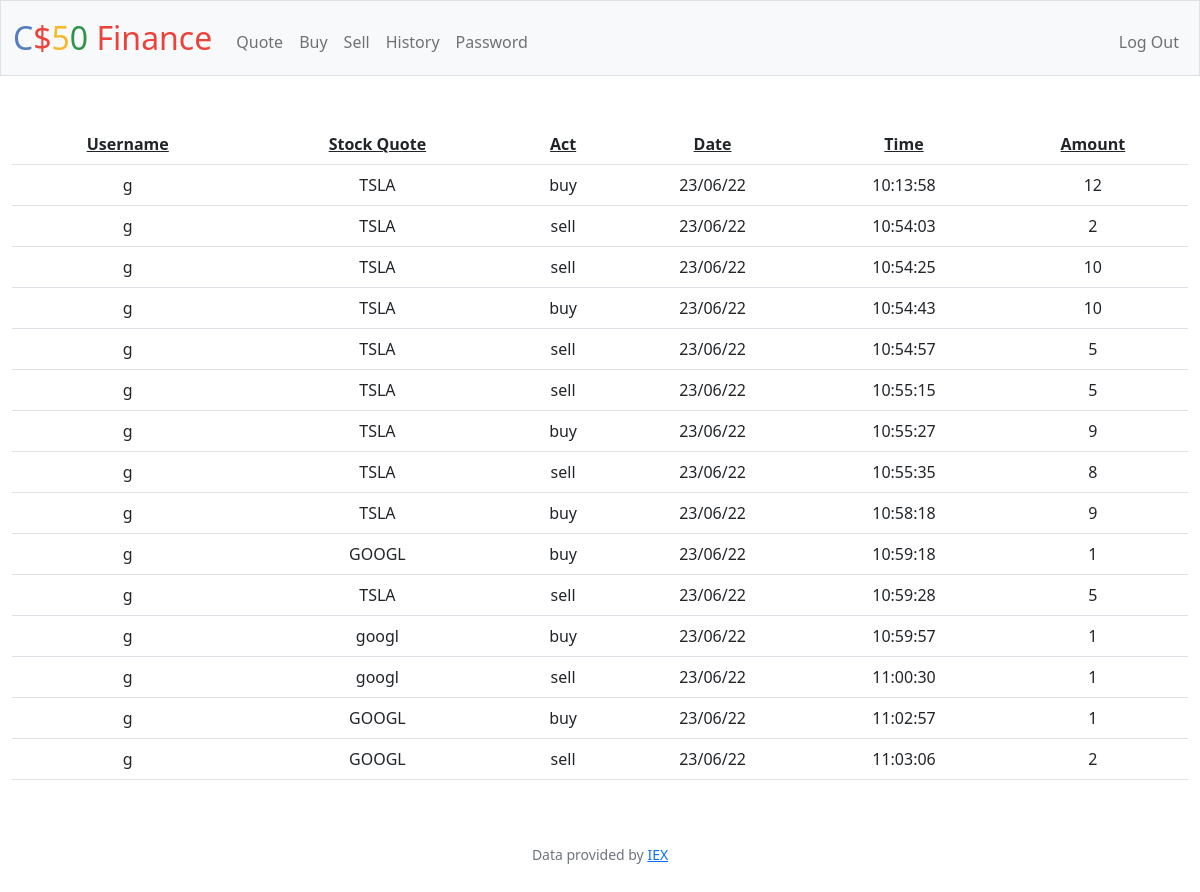
Screenshot of /history (signed in) with the database file from the repository.
### tables this page shows
CREATE TABLE history(user_id INTEGER, stock_quote TEXT, act TEXT, date DATE, time TIME, amount INTEGER);

### app.py (the view)
@app.route("/history")
@login_required
def history():
    current_user = session["user_id"]
    info_from_history = db.execute("SELECT * FROM history WHERE user_id=?", current_user)
    return render_template("history.html", info = info_from_history)

### app.py (called while the page is built)
@app.after_request
def after_request(response):
    response.headers["Cache-Control"] = "no-cache, no-store, must-revalidate"
    response.headers["Expires"] = 0
    response.headers["Pragma"] = "no-cache"
    return response

### helpers.py (called while the page is built)
def login_required(f):
    @wraps(f)
    def decorated_function(*args, **kwargs):
        if session.get("user_id") is None:
            return redirect("/login")
        return f(*args, **kwargs)
    return decorated_function

### templates/history.html (shortened to what this page needs)
{% extends "layout.html" %}
{% block main %}
    <table class="table">
        <tr>
            <th>  <u>Username</u>  </th>
            <th>  <u>Stock Quote</u>  </th>
            <th>  <u>Act</u>  </th>
            <th>  <u>Date</u>  </th>
            <th>  <u>Time</u>  </th>
            <th>  <u>Amount</u>  </th>
        </tr>
        {% for row in info %}
        <tr>
            <td>  {{ row['user_id'] }}  </td>
            <td>  {{ row['stock_quote'] }}  </td>
            <td>  {{ row['act'] }}  </td>
            <td>  {{ row['date'] }}  </td>
            <td>  {{ row['time'] }}  </td>
            <td>  {{ row['amount'] }}  </td>
        </tr>
        {% endfor %}
    </table>
{% endblock %}

### templates/layout.html (shortened to what this page needs)
<!DOCTYPE html>
<html lang="en">
    <head>
        <link href="https://cdn.jsdelivr.net/npm/bootstrap@5.1.3/dist/css/bootstrap.min.css" rel="stylesheet">
        <link href="/static/styles.css" rel="stylesheet">
    </head>
    <body>
        <nav class="bg-light border navbar navbar-expand-md navbar-light">
            <div class="container-fluid">
                <a class="navbar-brand" href="/"><span class="blue">C</span><span class="red">$</span><span class="yellow">5</span><span class="green">0</span> <span class="red">Finance</span></a>
                <div class="collapse navbar-collapse" id="navbar">
                    {% if session["user_id"] %}
                        <ul class="navbar-nav me-auto mt-2">
                            <li class="nav-item"><a class="nav-link" href="/quote">Quote</a></li>
                            <li class="nav-item"><a class="nav-link" href="/buy">Buy</a></li>
                            <li class="nav-item"><a class="nav-link" href="/sell">Sell</a></li>
                            <li class="nav-item"><a class="nav-link" href="/history">History</a></li>
                            <li class="nav-item"><a class="nav-link" href="/changepswd">Password</a></li>
                        </ul>
                        <ul class="navbar-nav ms-auto mt-2">
                            <li class="nav-item"><a class="nav-link" href="/logout">Log Out</a></li>
                        </ul>
                    {% else %}
                        <ul class="navbar-nav ms-auto mt-2">
                            <li class="nav-item"><a class="nav-link" href="/register">Register</a></li>
                            <li class="nav-item"><a class="nav-link" href="/login">Log In</a></li>
                        </ul>
                    {% endif %}
                </div>
            </div>
        </nav>
        <main class="container-fluid py-5 text-center">
            {% block main %}{% endblock %}
        </main>
        <footer class="mb-5 small text-center text-muted">
            Data provided by <a href="https://iexcloud.io/">IEX</a>
        </footer>
    </body>
</html>

### static/styles.css (style rules this page uses)
nav .navbar-brand { font-size: xx-large; }
nav .navbar-brand .blue { color: #537fbe; }
nav .navbar-brand .red { color: #ea433b; }
nav .navbar-brand .yellow { color: #f5b82e; }
nav .navbar-brand .green { color: #2e944b; }

### rows the page displays
history: user_id "g", stock_quote "TSLA", act "buy", date "23/06/22", time "10:13:58", amount "12"
history: user_id "g", stock_quote "TSLA", act "sell", date "23/06/22", time "10:54:03", amount "2"
history: user_id "g", stock_quote "TSLA", act "sell", date "23/06/22", time "10:54:25", amount "10"
history: user_id "g", stock_quote "TSLA", act "buy", date "23/06/22", time "10:54:43", amount "10"
history: user_id "g", stock_quote "TSLA", act "sell", date "23/06/22", time "10:54:57", amount "5"
history: user_id "g", stock_quote "TSLA", act "sell", date "23/06/22", time "10:55:15", amount "5"
history: user_id "g", stock_quote "TSLA", act "buy", date "23/06/22", time "10:55:27", amount "9"
history: user_id "g", stock_quote "TSLA", act "sell", date "23/06/22", time "10:55:35", amount "8"
history: user_id "g", stock_quote "TSLA", act "buy", date "23/06/22", time "10:58:18", amount "9"
history: user_id "g", stock_quote "GOOGL", act "buy", date "23/06/22", time "10:59:18", amount "1"
history: user_id "g", stock_quote "TSLA", act "sell", date "23/06/22", time "10:59:28", amount "5"
history: user_id "g", stock_quote "googl", act "buy", date "23/06/22", time "10:59:57", amount "1"
history: user_id "g", stock_quote "googl", act "sell", date "23/06/22", time "11:00:30", amount "1"
history: user_id "g", stock_quote "GOOGL", act "buy", date "23/06/22", time "11:02:57", amount "1"
history: user_id "g", stock_quote "GOOGL", act "sell", date "23/06/22", time "11:03:06", amount "2"
